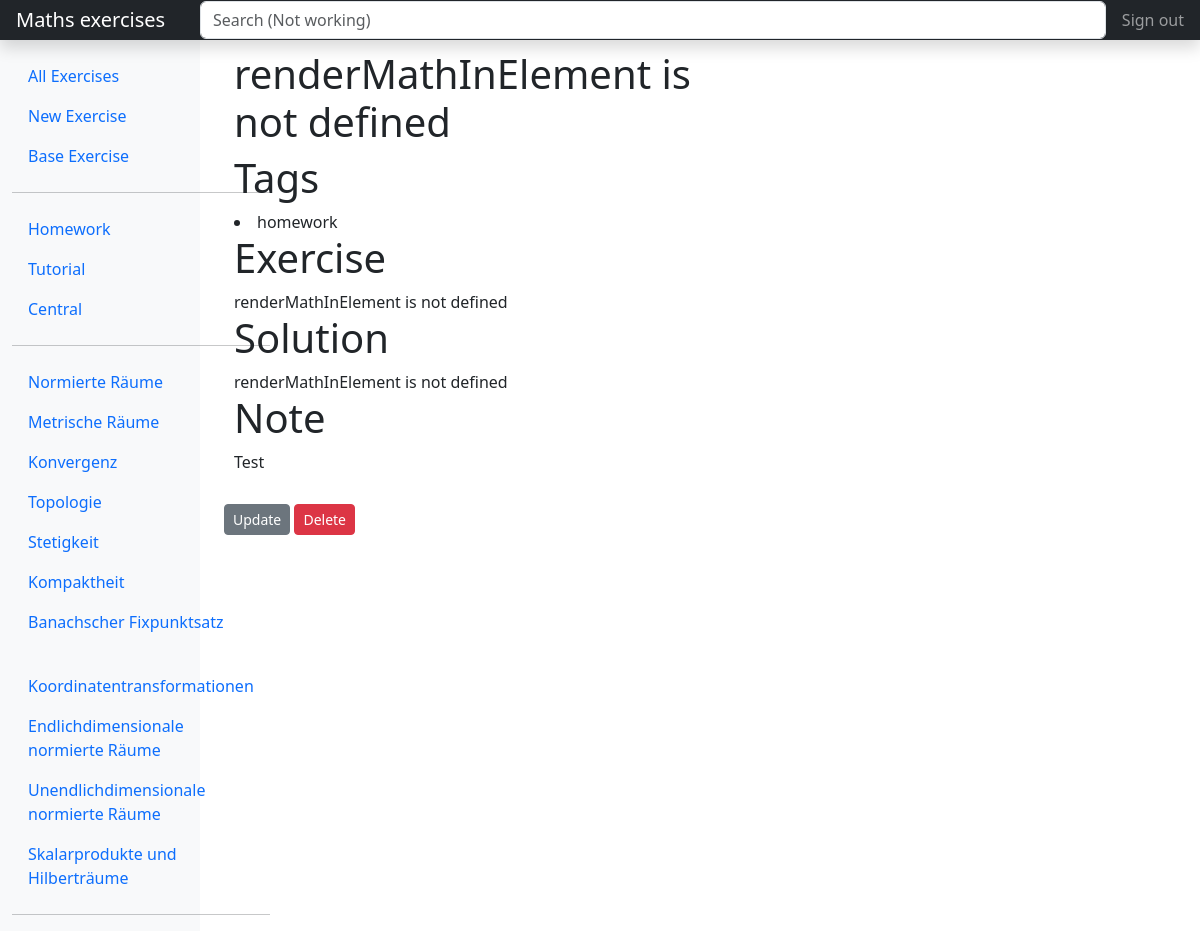
/exercise/1/, run on the app's committed database.
### exercises/models.py (models this page shows, shortened)
class Tag(models.Model):
    title = models.CharField(max_length=200)
    def __str__(self):
        return self.title

class Topic(models.Model):
    title = models.CharField(max_length=200)
    def __str__(self):
        return self.title

class Exercise(models.Model):
    title = models.CharField(max_length=200)
    text = models.TextField()
    solution = models.TextField()
    lecturer = models.CharField(max_length=200)
    exercise_coordinator = models.CharField(max_length=200)
    date = models.DateField("date created")
    term = models.CharField(max_length=200)
    university = models.CharField(max_length=200, default="TUM")
    pdf_file = models.FileField(upload_to="pdfs/")
    png_file = models.ImageField(upload_to="pngs/")
    tags = models.ManyToManyField(Tag)
    topics = models.ManyToManyField(Topic)
    note = models.TextField(blank=True)

### exercises/views.py (the view)
class ExerciseDetailView(DetailView):
    model = Exercise

### exercises/context_processors.py (called while the page is built)
def custom_data(request):
    tags = Tag.objects.all()
    topics = Topic.objects.all()
    data = {"tags_list": tags, "topics_list": topics}
    return data

### exercises/templates/exercises/exercise_detail.html
{% extends "exercises/base.html" %}
{% block content %}
<div class="flex-container">
    <div class="flex-item col-lg-6">
        <h1 class="title">{{ object.title }}</h1>
        <h1>Tags</h1>
        {% for tag in object.tags.all %}
        <li>{{ tag.title }}</li>
        {% empty %}
        <li>No tags available for this exercise.</li>
        {% endfor %}
        <h1>Exercise</h1>
        <div id="demo-output">{{ object.text|safe }}</div>
        <h1>Solution</h1>
        <div id="demo-output2">{{ object.solution|safe }}</div>
        {% if object.note %}
        <h1>Note</h1>
        <p>{{ object.note }}</p>
        {% endif %}
    </div>
</div>
<div>
    <a class="btn btn-secondary btn-sm mt-1 mb-1" href="{% url 'exercise-update' object.id %}">Update</a>
    <a class="btn btn-danger btn-sm mt-1 mb-1" href="{% url 'exercise-delete' object.id %}">Delete</a>
</div>
{% endblock %}

### exercises/templates/exercises/base.html (shortened to what this page needs)
{% load static %}
<!DOCTYPE html>
<html lang="en">
<head>
    <link href="https://cdn.jsdelivr.net/npm/bootstrap@5.3.0/dist/css/bootstrap.min.css" rel="stylesheet"
>
    <link rel="stylesheet" type="text/css" href="{% static 'exercises/main.css' %}">
    <link rel="stylesheet" href="https://cdn.jsdelivr.net/npm/katex@0.16.8/dist/katex.min.css"
>
</head>
<body>
    <header class="navbar navbar-dark sticky-top bg-dark flex-md-nowrap p-0 shadow">
        <a class="navbar-brand col-md-3 col-lg-2 me-0 px-3" href="{% url 'index' %}">Maths exercises</a>
        <input class="form-control form-control-dark w-100" type="text" placeholder="Search (Not working)"
            aria-label="Search">
        <ul class="navbar-nav px-3">
            <li class="nav-item text-nowrap">
                <a class="nav-link" href="#">Sign out</a>
            </li>
        </ul>
    </header>
    <div class="container-fluid">
        <div class="row">
            <nav id="sidebarMenu" class="col-lg-2 d-md-block bg-light sidebar collapse">
                <div class="position-sticky pt-3">
                    <ul class="nav flex-column">
                        <li class="nav-item">
                            <a class="nav-link active" aria-current="page" href="{% url 'index' %}">
                                All Exercises
                            </a>
                        </li>
                        <li class="nav-item">
                            <a class="nav-link active" aria-current="page" href="{% url 'exercise-create' %}">
                                New Exercise
                            </a>
                        </li>
                        <li class="nav-item">
                            <a class="nav-link active" aria-current="page" href="{% url 'base-exercise-update' %}">
                                Base Exercise
                            </a>
                        </li>
                        <hr>
                        {% for tag in tags_list %}
                        <li class="nav-item">
                            <a class="nav-link active" aria-current="page" href="{% url 'tag' tag %}">
                                {{ tag|capfirst }}
                            </a>
                        </li>
                        {% endfor %}
                        <hr>
                        {% for topic in topics_list %}
                        <li class="nav-item">
                            <a class="nav-link active" aria-current="page" href="{% url 'topic' topic %}">
                                {{ topic|capfirst }}
                            </a>
                        </li>
                        {% endfor %}
                        <hr>
                    </ul>
                </div>
            </nav>
            <main class="col-md-9 ms-sm-auto col-lg-10 px-md-4">
                {% block content %}{% endblock %}
            </main>
        </div>
    </div>
</body>
</html>

### exercises/static/exercises/main.css (style rules this page uses)
.flex-container { display: flex; align-items: center; }
.flex-item { margin: 10px; }

### data on the page
Tag: title "Homework", title "homework"
Tag: title "Tutorial"
Tag: title "Central"
Topic: title "Normierte Räume"
Topic: title "Metrische Räume"
Topic: title "Konvergenz"
Topic: title "Topologie"
Topic: title "Stetigkeit"
Topic: title "Kompaktheit"
Topic: title "Banachscher Fixpunktsatz"
Topic: title "Koordinatentransformationen"
Topic: title "Endlichdimensionale normierte Räume"
Topic: title "Unendlichdimensionale normierte Räume"
Topic: title "Skalarprodukte und Hilberträume"
Exercise: note "Test"
